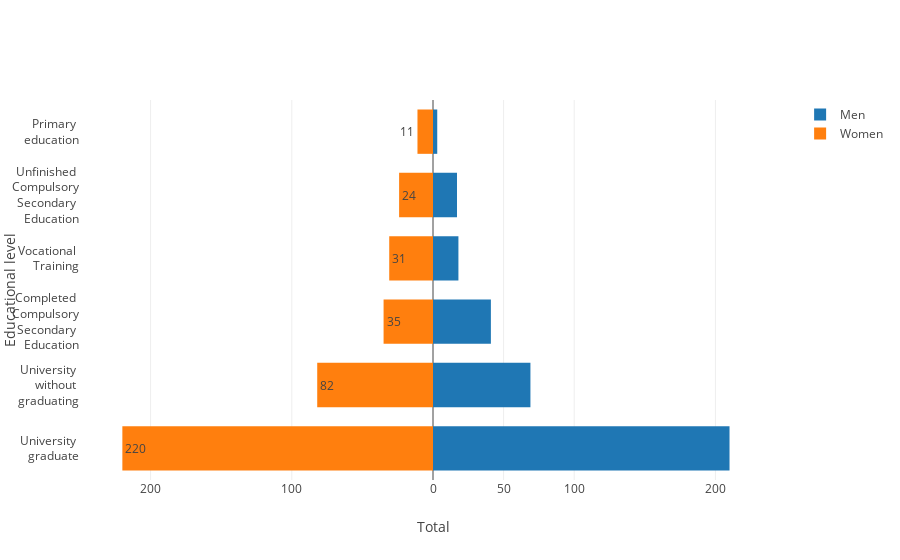

Write notebook code for a chart like this one.
### Markdown cell above
## Distribution of educational level by gender in the population

### Code cell
layout5 = go.Layout(yaxis=go.layout.YAxis(title='Educational level'),
                    xaxis=go.layout.XAxis(
    range=[-250, 250],
    tickvals=[-200, -100, 50, 0, 50, 100, 200],
    ticktext=[200, 100, 50, 0, 50, 100, 200],
    title='Total'),
    barmode='overlay',
    bargap=0.3)

data5 = [go.Bar(y=data_complete_en['Educational level'].unique(),
                x=data_complete_en[data_complete_en['Gender']
                                   == 0]['Educational level'].value_counts(),
                orientation='h',
                name='Men',
                hoverinfo='x',
                # marker=dict(color='powderblue')
                ),
         go.Bar(y=data_complete_en['Educational level'].unique(),
                x=-data_complete_en[data_complete_en['Gender']
                                    == 1]['Educational level'].value_counts(),
                orientation='h',
                name='Women',
                text=data_complete_en[data_complete_en['Gender']
                                      == 1]['Educational level'].value_counts(),
                hoverinfo='text',
                # marker=dict(color='seagreen')
                )]

fig5 = go.Figure(data=data5, layout=layout5)
iplot(fig5)
plt.show()

### Figure 1 — Plotly figure (JSON) as saved in the notebook; plotly's stock layout.template omitted (floating-point values rounded to 4 significant figures)
{"data": [{"hoverinfo": "x", "name": "Men", "orientation": "h", "type": "bar", "uid": "95269203-61d2-4056-819c-d79cd26f1b69", "x": [210, 69, 41, 18, 17, 3], "y": ["University <br>graduate", "University <br>without <br>graduating", "Completed <br>Compulsory<br>Secondary <br>Education", "Vocational <br>Training", "Unfinished <br>Compulsory<br>Secondary <br>Education", "Primary <br>education"]}, {"hoverinfo": "text", "name": "Women", "orientation": "h", "text": [220, 82, 35, 31, 24, 11], "type": "bar", "uid": "95732a8e-ae3c-47e0-874d-c219e69734b3", "x": [-220, -82, -35, -31, -24, -11], "y": ["University <br>graduate", "University <br>without <br>graduating", "Completed <br>Compulsory<br>Secondary <br>Education", "Vocational <br>Training", "Unfinished <br>Compulsory<br>Secondary <br>Education", "Primary <br>education"]}], "layout": {"bargap": 0.3, "barmode": "overlay", "xaxis": {"range": [-250, 250], "ticktext": [200, 100, 50, 0, 50, 100, 200], "tickvals": [-200, -100, 50, 0, 50, 100, 200], "title": {"text": "Total"}}, "yaxis": {"title": {"text": "Educational level"}}}}
